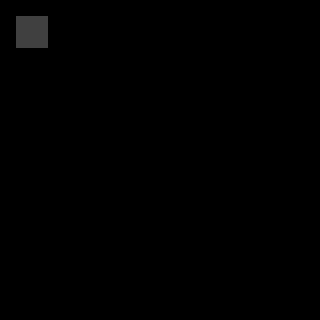

Below is a game level as drawn by its tile map, then a one-line description and the .tmx that defines it (tile-layer data replaced by summaries):
An orthogonal 20x20 tile map with 16x16 px tiles, 142 tile layers (regions, input_set, output01_under3 stuff, output02_under3 stuff, ...), 2 hidden layers not drawn, 3 tilesets.

<map version="1.0" orientation="orthogonal" renderorder="right-down" width="20" height="20" tilewidth="16" tileheight="16" nextobjectid="9">
 <properties>
  <property name="NoOverlappingRules" value="true" />
 </properties>
 <tileset firstgid="1" name="ruleset" tilewidth="16" tileheight="16" tilecount="60" columns="10">
  <image source="../tilesets/ruleset.png" width="160" height="96" />
 </tileset>
 <tileset firstgid="61" name="dungeon_a4" tilewidth="16" tileheight="16" tilecount="960" columns="32">
  <image source="../tilesets/dungeon_a4.png" width="512" height="480" />
 </tileset>
 <tileset firstgid="1021" name="dungeon_b" tilewidth="16" tileheight="16" tilecount="1024" columns="32">
  <image source="../tilesets/dungeon_b.png" width="512" height="512" />
 </tileset>
 <layer name="regions" width="20" height="20">
  <data>[400 cells, 4 non-empty, 1 distinct tile ids]</data>
 </layer>
 <layer name="input_set" width="20" height="20">
  <data>[400 cells, 4 non-empty, 1 distinct tile ids]</data>
 </layer>
 <layer name="output01_under3 stuff" width="20" height="20">
  <data>[400 cells, 0 non-empty, 0 distinct tile ids]</data>
 </layer>
 <layer name="output02_under3 stuff" width="20" height="20">
  <data>[400 cells, 0 non-empty, 0 distinct tile ids]</data>
 </layer>
 <layer name="output03_under3 stuff" width="20" height="20">
  <data>[400 cells, 0 non-empty, 0 distinct tile ids]</data>
 </layer>
 <layer name="output04_under3 stuff" width="20" height="20">
  <data>[400 cells, 0 non-empty, 0 distinct tile ids]</data>
 </layer>
 <layer name="output05_under3 stuff" width="20" height="20">
  <data>[400 cells, 0 non-empty, 0 distinct tile ids]</data>
 </layer>
 <layer name="output06_under3 stuff" width="20" height="20">
  <data>[400 cells, 0 non-empty, 0 distinct tile ids]</data>
 </layer>
 <layer name="output07_under3 stuff" width="20" height="20">
  <data>[400 cells, 0 non-empty, 0 distinct tile ids]</data>
 </layer>
 <layer name="output08_under3 stuff" width="20" height="20">
  <data>[400 cells, 0 non-empty, 0 distinct tile ids]</data>
 </layer>
 <layer name="output09_under3 stuff" width="20" height="20">
  <data>[400 cells, 0 non-empty, 0 distinct tile ids]</data>
 </layer>
 <layer name="output10_under3 stuff" width="20" height="20">
  <data>[400 cells, 0 non-empty, 0 distinct tile ids]</data>
 </layer>
 <layer name="output199_under3 stuff" width="20" height="20">
  <data>[400 cells, 0 non-empty, 0 distinct tile ids]</data>
 </layer>
 <layer name="output198_under3 stuff" width="20" height="20">
  <data>[400 cells, 0 non-empty, 0 distinct tile ids]</data>
 </layer>
 <layer name="output197_under3 stuff" width="20" height="20">
  <data>[400 cells, 0 non-empty, 0 distinct tile ids]</data>
 </layer>
 <layer name="output196_under3 stuff" width="20" height="20">
  <data>[400 cells, 0 non-empty, 0 distinct tile ids]</data>
 </layer>
 <layer name="output195_under3 stuff" width="20" height="20">
  <data>[400 cells, 0 non-empty, 0 distinct tile ids]</data>
 </layer>
 <layer name="output194_under3 stuff" width="20" height="20">
  <data>[400 cells, 0 non-empty, 0 distinct tile ids]</data>
 </layer>
 <layer name="output193_under3 stuff" width="20" height="20">
  <data>[400 cells, 0 non-empty, 0 distinct tile ids]</data>
 </layer>
 <layer name="output192_under3 stuff" width="20" height="20">
  <data>[400 cells, 0 non-empty, 0 distinct tile ids]</data>
 </layer>
 <layer name="output191_under3 stuff" width="20" height="20">
  <data>[400 cells, 0 non-empty, 0 distinct tile ids]</data>
 </layer>
 <layer name="output190_under3 stuff" width="20" height="20">
  <data>[400 cells, 0 non-empty, 0 distinct tile ids]</data>
 </layer>
 <layer name="output189_under3 stuff" width="20" height="20">
  <data>[400 cells, 0 non-empty, 0 distinct tile ids]</data>
 </layer>
 <layer name="output188_under3 stuff" width="20" height="20">
  <data>[400 cells, 0 non-empty, 0 distinct tile ids]</data>
 </layer>
 <layer name="output187_under3 stuff" width="20" height="20">
  <data>[400 cells, 0 non-empty, 0 distinct tile ids]</data>
 </layer>
 <layer name="output186_under3 stuff" width="20" height="20">
  <data>[400 cells, 0 non-empty, 0 distinct tile ids]</data>
 </layer>
 <layer name="output185_under3 stuff" width="20" height="20">
  <data>[400 cells, 0 non-empty, 0 distinct tile ids]</data>
 </layer>
 <layer name="output184_under3 stuff" width="20" height="20">
  <data>[400 cells, 0 non-empty, 0 distinct tile ids]</data>
 </layer>
 <layer name="output183_under3 stuff" width="20" height="20">
  <data>[400 cells, 0 non-empty, 0 distinct tile ids]</data>
 </layer>
 <layer name="output182_under3 stuff" width="20" height="20">
  <data>[400 cells, 0 non-empty, 0 distinct tile ids]</data>
 </layer>
 <layer name="output181_under3 stuff" width="20" height="20">
  <data>[400 cells, 0 non-empty, 0 distinct tile ids]</data>
 </layer>
 <layer name="output180_under3 stuff" width="20" height="20">
  <data>[400 cells, 0 non-empty, 0 distinct tile ids]</data>
 </layer>
 <layer name="output179_under3 stuff" width="20" height="20">
  <data>[400 cells, 0 non-empty, 0 distinct tile ids]</data>
 </layer>
 <layer name="output178_under3 stuff" width="20" height="20">
  <data>[400 cells, 0 non-empty, 0 distinct tile ids]</data>
 </layer>
 <layer name="output177_under3 stuff" width="20" height="20">
  <data>[400 cells, 0 non-empty, 0 distinct tile ids]</data>
 </layer>
 <layer name="output176_under3 stuff" width="20" height="20">
  <data>[400 cells, 0 non-empty, 0 distinct tile ids]</data>
 </layer>
 <layer name="output175_under3 stuff" width="20" height="20">
  <data>[400 cells, 0 non-empty, 0 distinct tile ids]</data>
 </layer>
 <layer name="output174_under3 stuff" width="20" height="20">
  <data>[400 cells, 0 non-empty, 0 distinct tile ids]</data>
 </layer>
 <layer name="output173_under3 stuff" width="20" height="20">
  <data>[400 cells, 0 non-empty, 0 distinct tile ids]</data>
 </layer>
 <layer name="output172_under3 stuff" width="20" height="20">
  <data>[400 cells, 0 non-empty, 0 distinct tile ids]</data>
 </layer>
 <layer name="output171_under3 stuff" width="20" height="20">
  <data>[400 cells, 0 non-empty, 0 distinct tile ids]</data>
 </layer>
 <layer name="output170_under3 stuff" width="20" height="20">
  <data>[400 cells, 0 non-empty, 0 distinct tile ids]</data>
 </layer>
 <layer name="output169_under3 stuff" width="20" height="20">
  <data>[400 cells, 0 non-empty, 0 distinct tile ids]</data>
 </layer>
 <layer name="output168_under3 stuff" width="20" height="20">
  <data>[400 cells, 0 non-empty, 0 distinct tile ids]</data>
 </layer>
 <layer name="output167_under3 stuff" width="20" height="20">
  <data>[400 cells, 0 non-empty, 0 distinct tile ids]</data>
 </layer>
 <layer name="output166_under3 stuff" width="20" height="20">
  <data>[400 cells, 0 non-empty, 0 distinct tile ids]</data>
 </layer>
 <layer name="output165_under3 stuff" width="20" height="20">
  <data>[400 cells, 0 non-empty, 0 distinct tile ids]</data>
 </layer>
 <layer name="output164_under3 stuff" width="20" height="20">
  <data>[400 cells, 0 non-empty, 0 distinct tile ids]</data>
 </layer>
 <layer name="output163_under3 stuff" width="20" height="20">
  <data>[400 cells, 0 non-empty, 0 distinct tile ids]</data>
 </layer>
 <layer name="output162_under3 stuff" width="20" height="20">
  <data>[400 cells, 0 non-empty, 0 distinct tile ids]</data>
 </layer>
 <layer name="output161_under3 stuff" width="20" height="20">
  <data>[400 cells, 0 non-empty, 0 distinct tile ids]</data>
 </layer>
 <layer name="output160_under3 stuff" width="20" height="20">
  <data>[400 cells, 0 non-empty, 0 distinct tile ids]</data>
 </layer>
 <layer name="output159_under3 stuff" width="20" height="20">
  <data>[400 cells, 0 non-empty, 0 distinct tile ids]</data>
 </layer>
 <layer name="output158_under3 stuff" width="20" height="20">
  <data>[400 cells, 0 non-empty, 0 distinct tile ids]</data>
 </layer>
 <layer name="output157_under3 stuff" width="20" height="20">
  <data>[400 cells, 0 non-empty, 0 distinct tile ids]</data>
 </layer>
 <layer name="output156_under3 stuff" width="20" height="20">
  <data>[400 cells, 0 non-empty, 0 distinct tile ids]</data>
 </layer>
 <layer name="output155_under3 stuff" width="20" height="20">
  <data>[400 cells, 0 non-empty, 0 distinct tile ids]</data>
 </layer>
 <layer name="output154_under3 stuff" width="20" height="20">
  <data>[400 cells, 0 non-empty, 0 distinct tile ids]</data>
 </layer>
 <layer name="output153_under3 stuff" width="20" height="20">
  <data>[400 cells, 0 non-empty, 0 distinct tile ids]</data>
 </layer>
 <layer name="output152_under3 stuff" width="20" height="20">
  <data>[400 cells, 0 non-empty, 0 distinct tile ids]</data>
 </layer>
 <layer name="output151_under3 stuff" width="20" height="20">
  <data>[400 cells, 0 non-empty, 0 distinct tile ids]</data>
 </layer>
 <layer name="output150_under3 stuff" width="20" height="20">
  <data>[400 cells, 0 non-empty, 0 distinct tile ids]</data>
 </layer>
 <layer name="output149_under3 stuff" width="20" height="20">
  <data>[400 cells, 0 non-empty, 0 distinct tile ids]</data>
 </layer>
 <layer name="output148_under3 stuff" width="20" height="20">
  <data>[400 cells, 0 non-empty, 0 distinct tile ids]</data>
 </layer>
 <layer name="output147_under3 stuff" width="20" height="20">
  <data>[400 cells, 0 non-empty, 0 distinct tile ids]</data>
 </layer>
 <layer name="output146_under3 stuff" width="20" height="20">
  <data>[400 cells, 0 non-empty, 0 distinct tile ids]</data>
 </layer>
 <layer name="output145_under3 stuff" width="20" height="20">
  <data>[400 cells, 0 non-empty, 0 distinct tile ids]</data>
 </layer>
 <layer name="output144_under3 stuff" width="20" height="20">
  <data>[400 cells, 0 non-empty, 0 distinct tile ids]</data>
 </layer>
 <layer name="output143_under3 stuff" width="20" height="20">
  <data>[400 cells, 0 non-empty, 0 distinct tile ids]</data>
 </layer>
 <layer name="output142_under3 stuff" width="20" height="20">
  <data>[400 cells, 0 non-empty, 0 distinct tile ids]</data>
 </layer>
 <layer name="output141_under3 stuff" width="20" height="20">
  <data>[400 cells, 0 non-empty, 0 distinct tile ids]</data>
 </layer>
 <layer name="output140_under3 stuff" width="20" height="20">
  <data>[400 cells, 0 non-empty, 0 distinct tile ids]</data>
 </layer>
 <layer name="output99_under3 stuff" width="20" height="20">
  <data>[400 cells, 0 non-empty, 0 distinct tile ids]</data>
 </layer>
 <layer name="output98_under3 stuff" width="20" height="20">
  <data>[400 cells, 0 non-empty, 0 distinct tile ids]</data>
 </layer>
 <layer name="output97_under3 stuff" width="20" height="20">
  <data>[400 cells, 0 non-empty, 0 distinct tile ids]</data>
 </layer>
 <layer name="output96_under3 stuff" width="20" height="20">
  <data>[400 cells, 0 non-empty, 0 distinct tile ids]</data>
 </layer>
 <layer name="output95_under3 stuff" width="20" height="20">
  <data>[400 cells, 0 non-empty, 0 distinct tile ids]</data>
 </layer>
 <layer name="output94_under3 stuff" width="20" height="20">
  <data>[400 cells, 0 non-empty, 0 distinct tile ids]</data>
 </layer>
 <layer name="output93_under3 stuff" width="20" height="20">
  <data>[400 cells, 0 non-empty, 0 distinct tile ids]</data>
 </layer>
 <layer name="output92_under3 stuff" width="20" height="20">
  <data>[400 cells, 0 non-empty, 0 distinct tile ids]</data>
 </layer>
 <layer name="output91_under3 stuff" width="20" height="20">
  <data>[400 cells, 0 non-empty, 0 distinct tile ids]</data>
 </layer>
 <layer name="output90_under3 stuff" width="20" height="20">
  <data>[400 cells, 0 non-empty, 0 distinct tile ids]</data>
 </layer>
 <layer name="output89_under3 stuff" width="20" height="20">
  <data>[400 cells, 0 non-empty, 0 distinct tile ids]</data>
 </layer>
 <layer name="output88_under3 stuff" width="20" height="20">
  <data>[400 cells, 0 non-empty, 0 distinct tile ids]</data>
 </layer>
 <layer name="output87_under3 stuff" width="20" height="20">
  <data>[400 cells, 0 non-empty, 0 distinct tile ids]</data>
 </layer>
 <layer name="output86_under3 stuff" width="20" height="20">
  <data>[400 cells, 0 non-empty, 0 distinct tile ids]</data>
 </layer>
 <layer name="output85_under3 stuff" width="20" height="20">
  <data>[400 cells, 0 non-empty, 0 distinct tile ids]</data>
 </layer>
 <layer name="output84_under3 stuff" width="20" height="20">
  <data>[400 cells, 0 non-empty, 0 distinct tile ids]</data>
 </layer>
 <layer name="output83_under3 stuff" width="20" height="20">
  <data>[400 cells, 0 non-empty, 0 distinct tile ids]</data>
 </layer>
 <layer name="output82_under3 stuff" width="20" height="20">
  <data>[400 cells, 0 non-empty, 0 distinct tile ids]</data>
 </layer>
 <layer name="output81_under3 stuff" width="20" height="20">
  <data>[400 cells, 0 non-empty, 0 distinct tile ids]</data>
 </layer>
 <layer name="output80_under3 stuff" width="20" height="20">
  <data>[400 cells, 0 non-empty, 0 distinct tile ids]</data>
 </layer>
 <layer name="output79_under3 stuff" width="20" height="20">
  <data>[400 cells, 0 non-empty, 0 distinct tile ids]</data>
 </layer>
 <layer name="output78_under3 stuff" width="20" height="20">
  <data>[400 cells, 0 non-empty, 0 distinct tile ids]</data>
 </layer>
 <layer name="output77_under3 stuff" width="20" height="20">
  <data>[400 cells, 0 non-empty, 0 distinct tile ids]</data>
 </layer>
 <layer name="output76_under3 stuff" width="20" height="20">
  <data>[400 cells, 0 non-empty, 0 distinct tile ids]</data>
 </layer>
 <layer name="output75_under3 stuff" width="20" height="20">
  <data>[400 cells, 0 non-empty, 0 distinct tile ids]</data>
 </layer>
 <layer name="output74_under3 stuff" width="20" height="20">
  <data>[400 cells, 0 non-empty, 0 distinct tile ids]</data>
 </layer>
 <layer name="output73_under3 stuff" width="20" height="20">
  <data>[400 cells, 0 non-empty, 0 distinct tile ids]</data>
 </layer>
 <layer name="output72_under3 stuff" width="20" height="20">
  <data>[400 cells, 0 non-empty, 0 distinct tile ids]</data>
 </layer>
 <layer name="output71_under3 stuff" width="20" height="20">
  <data>[400 cells, 0 non-empty, 0 distinct tile ids]</data>
 </layer>
 <layer name="output70_under3 stuff" width="20" height="20">
  <data>[400 cells, 0 non-empty, 0 distinct tile ids]</data>
 </layer>
 <layer name="output69_under3 stuff" width="20" height="20">
  <data>[400 cells, 0 non-empty, 0 distinct tile ids]</data>
 </layer>
 <layer name="output68_under3 stuff" width="20" height="20">
  <data>[400 cells, 0 non-empty, 0 distinct tile ids]</data>
 </layer>
 <layer name="output67_under3 stuff" width="20" height="20">
  <data>[400 cells, 0 non-empty, 0 distinct tile ids]</data>
 </layer>
 <layer name="output66_under3 stuff" width="20" height="20">
  <data>[400 cells, 0 non-empty, 0 distinct tile ids]</data>
 </layer>
 <layer name="output65_under3 stuff" width="20" height="20">
  <data>[400 cells, 0 non-empty, 0 distinct tile ids]</data>
 </layer>
 <layer name="output64_under3 stuff" width="20" height="20">
  <data>[400 cells, 0 non-empty, 0 distinct tile ids]</data>
 </layer>
 <layer name="output63_under3 stuff" width="20" height="20">
  <data>[400 cells, 0 non-empty, 0 distinct tile ids]</data>
 </layer>
 <layer name="output62_under3 stuff" width="20" height="20">
  <data>[400 cells, 0 non-empty, 0 distinct tile ids]</data>
 </layer>
 <layer name="output61_under3 stuff" width="20" height="20">
  <data>[400 cells, 0 non-empty, 0 distinct tile ids]</data>
 </layer>
 <layer name="output60_under3 stuff" width="20" height="20">
  <data>[400 cells, 0 non-empty, 0 distinct tile ids]</data>
 </layer>
 <layer name="output59_under3 stuff" width="20" height="20">
  <data>[400 cells, 0 non-empty, 0 distinct tile ids]</data>
 </layer>
 <layer name="output58_under3 stuff" width="20" height="20">
  <data>[400 cells, 0 non-empty, 0 distinct tile ids]</data>
 </layer>
 <layer name="output57_under3 stuff" width="20" height="20">
  <data>[400 cells, 0 non-empty, 0 distinct tile ids]</data>
 </layer>
 <layer name="output56_under3 stuff" width="20" height="20">
  <data>[400 cells, 0 non-empty, 0 distinct tile ids]</data>
 </layer>
 <layer name="output55_under3 stuff" width="20" height="20">
  <data>[400 cells, 0 non-empty, 0 distinct tile ids]</data>
 </layer>
 <layer name="output54_under3 stuff" width="20" height="20">
  <data>[400 cells, 0 non-empty, 0 distinct tile ids]</data>
 </layer>
 <layer name="output53_under3 stuff" width="20" height="20">
  <data>[400 cells, 0 non-empty, 0 distinct tile ids]</data>
 </layer>
 <layer name="output52_under3 stuff" width="20" height="20">
  <data>[400 cells, 0 non-empty, 0 distinct tile ids]</data>
 </layer>
 <layer name="output51_under3 stuff" width="20" height="20">
  <data>[400 cells, 0 non-empty, 0 distinct tile ids]</data>
 </layer>
 <layer name="output50_under3 stuff" width="20" height="20">
  <data>[400 cells, 0 non-empty, 0 distinct tile ids]</data>
 </layer>
 <layer name="output49_under3 stuff" width="20" height="20">
  <data>[400 cells, 0 non-empty, 0 distinct tile ids]</data>
 </layer>
 <layer name="output48_under3 stuff" width="20" height="20">
  <data>[400 cells, 0 non-empty, 0 distinct tile ids]</data>
 </layer>
 <layer name="output47_under3 stuff" width="20" height="20">
  <data>[400 cells, 0 non-empty, 0 distinct tile ids]</data>
 </layer>
 <layer name="output46_under3 stuff" width="20" height="20">
  <data>[400 cells, 0 non-empty, 0 distinct tile ids]</data>
 </layer>
 <layer name="output45_under3 stuff" width="20" height="20">
  <data>[400 cells, 0 non-empty, 0 distinct tile ids]</data>
 </layer>
 <layer name="output44_under3 stuff" width="20" height="20">
  <data>[400 cells, 0 non-empty, 0 distinct tile ids]</data>
 </layer>
 <layer name="output43_under3 stuff" width="20" height="20">
  <data>[400 cells, 0 non-empty, 0 distinct tile ids]</data>
 </layer>
 <layer name="output42_under3 stuff" width="20" height="20">
  <data>[400 cells, 0 non-empty, 0 distinct tile ids]</data>
 </layer>
 <layer name="output41_under3 stuff" width="20" height="20">
  <data>[400 cells, 0 non-empty, 0 distinct tile ids]</data>
 </layer>
 <layer name="output40_under3 stuff" width="20" height="20">
  <data>[400 cells, 0 non-empty, 0 distinct tile ids]</data>
 </layer>
 <layer name="output39_under3 stuff" width="20" height="20">
  <data>[400 cells, 0 non-empty, 0 distinct tile ids]</data>
 </layer>
 <layer name="output38_under3 stuff" width="20" height="20">
  <data>[400 cells, 0 non-empty, 0 distinct tile ids]</data>
 </layer>
 <layer name="output37_under3 stuff" width="20" height="20">
  <data>[400 cells, 0 non-empty, 0 distinct tile ids]</data>
 </layer>
 <layer name="output36_under3 stuff" width="20" height="20">
  <data>[400 cells, 0 non-empty, 0 distinct tile ids]</data>
 </layer>
 <layer name="output35_under3 stuff" width="20" height="20">
  <data>[400 cells, 0 non-empty, 0 distinct tile ids]</data>
 </layer>
 <layer name="output34_under3 stuff" width="20" height="20">
  <data>[400 cells, 0 non-empty, 0 distinct tile ids]</data>
 </layer>
 <layer name="output33_under3 stuff" width="20" height="20">
  <data>[400 cells, 0 non-empty, 0 distinct tile ids]</data>
 </layer>
 <layer name="output32_under3 stuff" width="20" height="20">
  <data>[400 cells, 0 non-empty, 0 distinct tile ids]</data>
 </layer>
 <layer name="output31_under3 stuff" width="20" height="20">
  <data>[400 cells, 0 non-empty, 0 distinct tile ids]</data>
 </layer>
 <layer name="output30_under3 stuff" width="20" height="20">
  <data>[400 cells, 0 non-empty, 0 distinct tile ids]</data>
 </layer>
 <layer name="output12_under3 stuff" width="20" height="20" visible="0">
  <data>[400 cells, 4 non-empty, 4 distinct tile ids]</data>
 </layer>
 <layer name="output11_under3 stuff" width="20" height="20" visible="0">
  <data>[400 cells, 4 non-empty, 4 distinct tile ids]</data>
 </layer>
</map>
